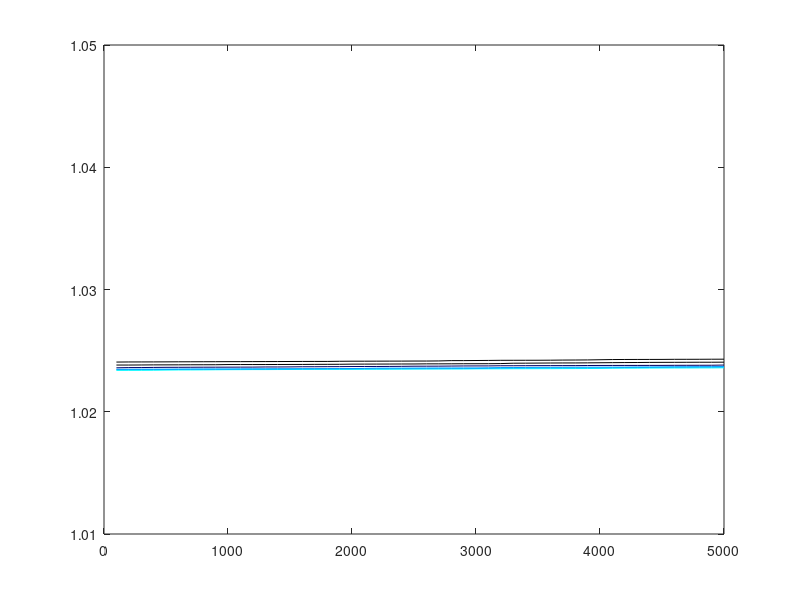
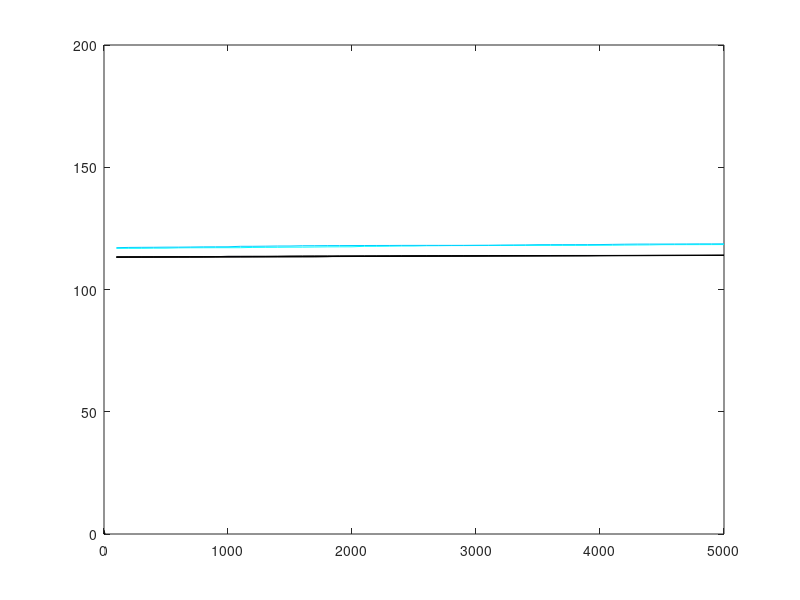

Reproduce these figures in MATLAB, in order.
%Post function results to replicate paper:
%Use of ERPI CKT7
clear
clc
%Load results and information about the circuit-
load RESULTS_9_3_2015.mat
load DISTANCE.mat
%
%1) Setup the COM server
%[DSSCircObj, DSSText, gridpvPath] = DSSStartup;

%2) Compile the Circuit:
%DSSText.command = 'compile C:\Users\jlavall\Documents\GitHub\CAPER\03_OpenDSS_Circuits\EPRI_ckt7\Master_ckt7.dss';
%DSSText.command = 'solve';

%3) Setup a pointer(handle) of the active circuit:
%DSSCircuit = DSSCircObj.ActiveCircuit;

%4) Obtain Component Names:
%xfmrNames = DSSCircuit.Transformers.AllNames;
%lineNames = DSSCircuit.Lines.AllNames;
load config_LOADNAMES.mat
load config_LINENAMES.mat
load config_XFMRNAMES.mat
%loadNames = DSSCircuit.Loads.AllNames;
%busNames = DSSCircuit.Buses.AllNames;
%5) Obtain Component Structs:
%Capacitors = getCapacitorInfo(DSSCircObj);
%Loads = getLoadInfo(DSSCircObj);
%Buses = getBusInfo(DSSCircObj);
%Transformers = getTransformerInfo(DSSCircObj);
%%%%%%%%%%%%%%%%%%%%%%%%%%%%%%%%%%%%%%%%%%%%%%%%%%%%%%%%%%%
%
%PV_size | Active PV bus | max P.U. | max %thermal | max %thermal 2

n = 100;
m = 1;
sort_Results = sort(RESULTS);

%%
n = 0;
DONE = 0;
jj = 1;
ii=1000;
while ii<length(RESULTS)-200
    while n < 5100
        if RESULTS(ii,1) == n && DONE == 0
            SM.(['PU_',num2str(n)]) = sort_Results(ii:ii+200,3);
            SM.(['THRM_',num2str(n)]) = sort_Results(ii:ii+200,4);
            %disp('hit1');
            n = 5100;
            DONE = 1;
            %SM.(pv_size{n+1,1}).A(m,1) = sort_RESULTS(ii,4);
        end
        
        %Make new struct at different installed capacity 
        n = n + 100;
    end
    ii = ii + 1;
    n = 0;
    DONE = 0;
end
%%
%The object of this while loop is to calculate the interquat
%
%Worker variables:
n = 0;
i = 1;
m = 1;
ii = 1;
%Stat variables:
agg = 0;
agg1 = 0;
index = 0;
Q_V = zeros(51,10);
Q_I = zeros(51,10);
Q_Vv = zeros(51,10);
Q_Ii = zeros(51,10);
nn = 200; %samples
PERC = [0,0.05,0.10,0.25,0.5,0.75,0.9,0.95,1];
while n < 5100
    %
    %aggregate each set of ALL locations under same PV_kw:
    while m < 201
        
        agg = agg + SM.(['PU_',num2str(n)])(m,1);
        agg1 = agg1 + SM.(['THRM_',num2str(n)])(m,1);

        m = m + 1;
    end
    %
    %Voltage Profiles:
    for j=1:1:9
        index = nn*PERC(1,j);
        if index == 0
            index = 1;
        end
        Q_V(i,j) = SM.(['PU_',num2str(n)])(index,1);
        Q_I(i,j) = SM.(['THRM_',num2str(n)])(index,1);
    end
    %
    %Changes in values for Area Chart:
    Q_Vv(i,1) = Q_V(i,1);
    Q_Ii(i,1) = Q_I(i,1);
    for j=2:1:9
        Q_Vv(i,j) = Q_V(i,j) - Q_V(i,j-1);
        Q_Ii(i,j) = Q_I(i,j) - Q_I(i,j-1);
    end
    %
    %refresh variables:
    agg = 0;
    agg1 = 0;
    m = 1;
    n = n + 100;
    i = i + 1;
end
%%
%Visualize the results:
% PLOT!!!
pv_size = zeros(51,9);
n = 0;
m = 1;
sort_Results = sort(RESULTS);
while n<5100
    for k=1:1:9
        pv_size(m,k) = n;
    end
    n = n + 100;
    m = m + 1;
end
%
%Declare color RGB:
COLOR= zeros(6,3);
COLOR(1,:) = [0.0 1.0 1.0];
COLOR(2,:) = [0.0 0.8 1.0];
COLOR(3,:) = [0.0 0.6 1.0];
COLOR(4,:) = [0.0 0.0 0.4]; %inner quartile
COLOR(4,:) = [0.0 0.0 0.4];
COLOR(3,:) = [0.0 0.6 1.0];

%%
% "Effect of PV Size on max BUS VOLTAGE under 50% Load"
fig = 1;
figure(fig);

C = zeros(3,1);
for j=1:1:6
    C = COLOR(j,:);
    y = Q_V(2:51,j);
    
    plot(pv_size(2:51,1),y,'Color',C);
    hold on
end


axis([0 5000 1.01 1.05]);

%% 
% "Effect of PV size on max LINE loading under 50% load"
% 
fig = fig + 1;
figure(fig);
x = pv_size(2:51,1);
% 5th & below percentile:

% 
% 95th percentile:

%First
y1 = Q_I(2:51,1);
%5th & below
y2 = Q_I(2:51,2);
%5th to 10th
y3 = Q_I(2:51,3);
%10th to 25th
y4 = Q_I(2:51,4);
%25th to 50th (Median)
y5 = Q_I(2:51,5);
%50th to 75th
y6 = Q_I(2:51,6);
%75th to 90th
y7 = Q_I(2:51,7);
%90th to 95th
y8 = Q_I(2:51,8);


baseLine = 100;        %# Baseline value for filling under the curves
index = 2:50;         %# Indices of points to fill under


plot(x,y7,'Color',[0.0 1.0 1.0]);
hold on;
plot(x,y8,'Color',[0.0 0.8 1.0]);
hold on
fill(x,y2,[0.0 1.0 1.0],'EdgeColor','none');   
% fill(x,y1,[0.0 1.0 1.0],'EdgeColor','none');   
% hold on;
X=[x,fliplr(x)];                %#create continuous x value array for plotting
Y=[y1,fliplr(y2)];              %#create y values for out and then back
fill(X,Y,'b');                  %#plot filled area
axis([0 5000 0 200]);

%{
hold on;
plot(x,y3,'Color',[0.0 0.6 1.0]);
hold on;
fill(x,y3,[0.0 1.0 1.0],'EdgeColor','none');   

hold on;
plot(x,y4,'Color',[0.0 0.0 0.4]);
hold on;
fill(x,y4,[0.0 1.0 1.0],'EdgeColor','none');   
hold on;
plot(x,y5,'r','LineWidth',3);
hold on;
plot(x,y6,'Color',[0.0 0.6 1.0]);
hold on;
plot(x,y7,'Color',[0.0 0.8 1.0]);
hold on;
plot(x,y8,'Color',[0.0 1.0 1.0]);                            
hold on;    
%}                                 
%{

h1 = fill(x,y7,'b','EdgeColor','none');        

hold on;
plot(x,y1,'g');                             
h2 = fill(x,y1,'g','EdgeColor','none');
%}

%h2 = fill(x(index([1 1:end end])),y2(index([1 1:end end])),'g','EdgeColor','none');
%%
%plot(x(index),baseLine.*ones(size(index)),'r');  %# Plot the red line
x=0:0.01:2*pi;                  %#initialize x array
y1=sin(x);                      %#create first curve
y2=sin(x)+.5;                   %#create second curve
X=[x,fliplr(x)];                %#create continuous x value array for plotting
Y=[y1,fliplr(y2)];              %#create y values for out and then back
fill(X,Y,'b');                  %#plot filled area